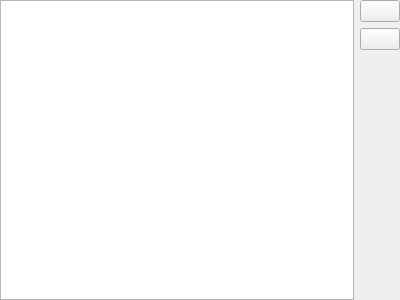
<?xml version="1.0" encoding="UTF-8"?>
<ui version="4.0">
 <class>mtx::gui::Util::StringListConfigurationWidget</class>
 <widget class="QWidget" name="mtx::gui::Util::StringListConfigurationWidget">
  <property name="geometry">
   <rect>
    <x>0</x>
    <y>0</y>
    <width>400</width>
    <height>300</height>
   </rect>
  </property>
  <property name="windowTitle">
   <string notr="true">StringListConfigurationWidget</string>
  </property>
  <layout class="QHBoxLayout" name="horizontalLayout">
   <property name="leftMargin">
    <number>0</number>
   </property>
   <property name="topMargin">
    <number>0</number>
   </property>
   <property name="rightMargin">
    <number>0</number>
   </property>
   <property name="bottomMargin">
    <number>0</number>
   </property>
   <item>
    <widget class="QListWidget" name="lwItems">
     <property name="selectionMode">
      <enum>QAbstractItemView::ExtendedSelection</enum>
     </property>
     <property name="sortingEnabled">
      <bool>true</bool>
     </property>
    </widget>
   </item>
   <item>
    <layout class="QVBoxLayout" name="verticalLayout">
     <item>
      <widget class="QPushButton" name="pbAddItem">
       <property name="text">
        <string/>
       </property>
       <property name="icon">
        <iconset resource="../../qt_resources.qrc">
         <normaloff>:/icons/16x16/list-add.png</normaloff>:/icons/16x16/list-add.png</iconset>
       </property>
      </widget>
     </item>
     <item>
      <widget class="QPushButton" name="pbRemoveItem">
       <property name="text">
        <string/>
       </property>
       <property name="icon">
        <iconset resource="../../qt_resources.qrc">
         <normaloff>:/icons/16x16/list-remove.png</normaloff>:/icons/16x16/list-remove.png</iconset>
       </property>
      </widget>
     </item>
     <item>
      <spacer name="verticalSpacer">
       <property name="orientation">
        <enum>Qt::Vertical</enum>
       </property>
       <property name="sizeHint" stdset="0">
        <size>
         <width>20</width>
         <height>40</height>
        </size>
       </property>
      </spacer>
     </item>
    </layout>
   </item>
  </layout>
 </widget>
 <resources>
  <include location="../../qt_resources.qrc"/>
 </resources>
 <connections/>
</ui>
